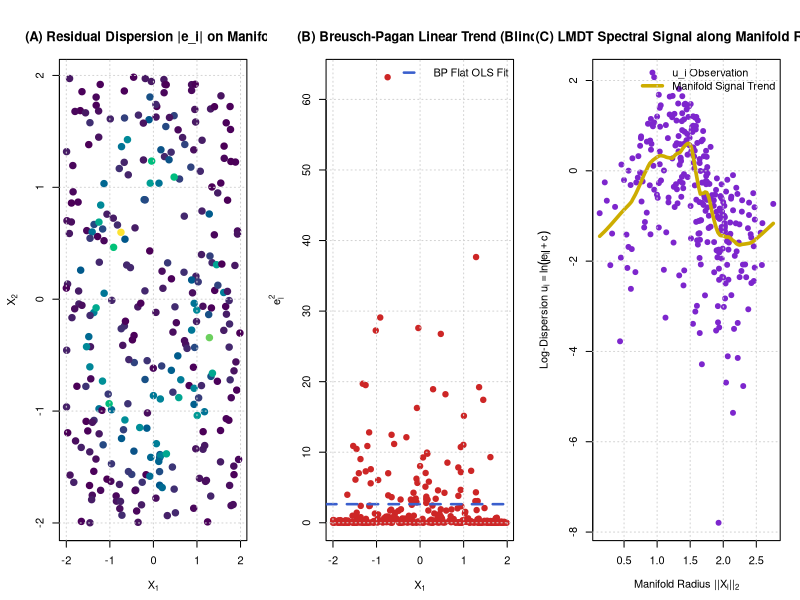

Reproduce this figure in R.
# ==============================================================================
# Generate Publication-Quality Figures for LMDT Research
# Reproducing Figure 1: Geometric Behavior of LMDT vs Breusch-Pagan
# Author: Ahmed Sattar Jabbar (Mustansiriyah University)
# ==============================================================================

set.seed(42)
n <- 300

# 1. Generate Ring Manifold Data (DGP 2)
X <- matrix(stats::runif(n * 2, -2, 2), nrow = n, ncol = 2)
radius <- sqrt(X[, 1]^2 + X[, 2]^2)
sigma <- 0.3 + 3.0 * exp(-(radius - 1.2)^2 / (2 * 0.3^2))
eps <- stats::rnorm(n, 0, 1)
y <- X[, 1] + X[, 2] + sigma * eps
fit <- lm(y ~ X[, 1] + X[, 2])
resids <- residuals(fit)
abs_res <- abs(resids)
u <- log(abs_res + 1e-4)

# 2. Output High-Resolution PNG
png("figure1_manifold_visualization.png", width = 3600, height = 1100, res = 300)

par(mfrow = c(1, 3), mar = c(4.5, 4.5, 3.5, 1.5), oma = c(0, 0, 1, 0))

# Subplot (A): Spatial distribution of |e_i| over 2D feature manifold
palette_cols <- hcl.colors(100, "Viridis")
res_scaled <- (abs_res - min(abs_res)) / (max(abs_res) - min(abs_res))
col_idx <- ceiling(res_scaled * 99) + 1
col_points <- palette_cols[col_idx]

plot(X[, 1], X[, 2], col = col_points, pch = 19, cex = 1.3,
     main = "(A) Residual Dispersion |e_i| on Manifold",
     xlab = expression(X[1]), ylab = expression(X[2]),
     cex.main = 1.2, font.main = 2)
grid()

# Subplot (B): Breusch-Pagan Linear Projection (Flat line, completely blind)
plot(X[, 1], resids^2, col = "firebrick3", pch = 19, cex = 1.1,
     main = "(B) Breusch-Pagan Linear Trend (Blind)",
     xlab = expression(X[1]), ylab = expression(e[i]^2),
     cex.main = 1.2, font.main = 2)
abline(h = mean(resids^2), col = "royalblue3", lwd = 2.5, lty = 2)
legend("topright", legend = "BP Flat OLS Fit", col = "royalblue3", lwd = 2.5, lty = 2, bty = "n")
grid()

# Subplot (C): LMDT Spectral Signal along Manifold Radius
ord <- order(radius)
plot(radius[ord], u[ord], col = "purple3", pch = 19, cex = 1.0,
     main = "(C) LMDT Spectral Signal along Manifold Radius",
     xlab = expression("Manifold Radius" ~ "||" * X[i] * "||"[2]),
     ylab = expression("Log-Dispersion" ~ u[i] == ln(abs(e[i]) + c)),
     cex.main = 1.2, font.main = 2)

# Smoothed trend
smooth_trend <- stats::lowess(radius[ord], u[ord], f = 0.2)
lines(smooth_trend, col = "gold3", lwd = 3.5)
legend("topright", legend = c("u_i Observation", "Manifold Signal Trend"),
       col = c("purple3", "gold3"), pch = c(19, NA), lwd = c(NA, 3.5), bty = "n")
grid()

dev.off()
cat("Figure 1 generated successfully as 'figure1_manifold_visualization.png' at 300 DPI.\n")
